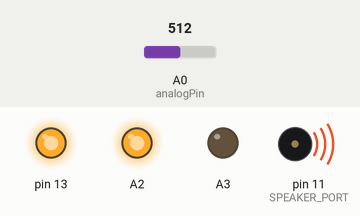
Simulated run of this sketch. Board: Arduino Uno, built with avr-gcc and run on an emulated ATmega328P. Shown: output pins drawn as LEDs (lit = HIGH), buzzer (waves = sounding). Inputs (shaded band) come from the test bench; at power-on: A0 (analogPin) = 512.

Above: at 1.2 s.
1.3 s: A0 (analogPin) set to 214
2.8 s: A0 (analogPin) set to 188
At 3.8 s:
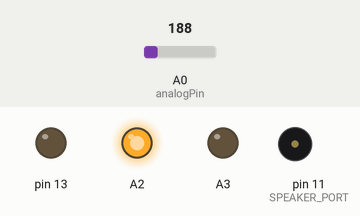
4.3 s: A0 (analogPin) set to 210
At 4.6 s:
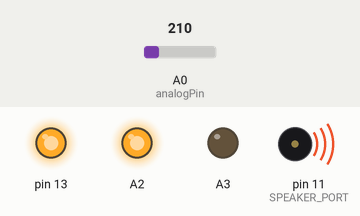
5.8 s: A0 (analogPin) set to 190
At 7.3 s:
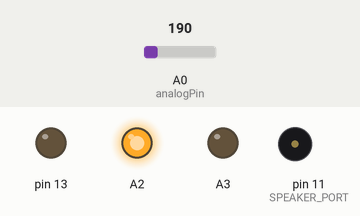
Timing chart, 0 to 8.3 s (numbered marks = the images above; inputs shaded):
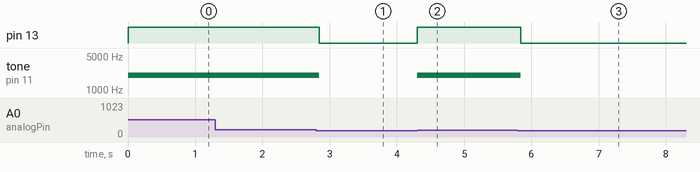

The sketch:

surgicalsystem2.ino
```cpp
#define FREQUENCY 2000
#define SPEAKER_PORT 11

int analogPin = A0;

float impedance = 0;
boolean filterBuffer[30];
boolean beep = false;

void setup()
{
  //Serial debug
  //Serial.begin(9600);

  //output pins
  pinMode(13, OUTPUT);
  pinMode(SPEAKER_PORT, OUTPUT);

  //input pins and refrence pins for impedance
  pinMode(A3, OUTPUT);
  pinMode(A2, OUTPUT);
  pinMode(A0, INPUT);
  pinMode(A4, INPUT);

  //set refrence pins
  digitalWrite(A3, LOW);
  digitalWrite(A2, HIGH);

  for(int i = 0; i < 30; i++){
    filterBuffer[i] = false;
  }
}

void loop()
{
  beep = false;
  if(analogRead(analogPin) > 200) {
    filterBuffer[0] = true;
  } else {
    filterBuffer[0] = false;
  }
  for(int i = 9; i > 0; i--) {
    filterBuffer[i] = filterBuffer[i - 1];
    if(filterBuffer[i-1]) beep = true;
  }
  if (beep) {
   tone(SPEAKER_PORT, FREQUENCY);
    PORTB |= B00100000;
    delay(5);
  } else {
  noTone(SPEAKER_PORT);
  PORTB &= B00000000;
  }
}
```

Measured:
- the behaviour switches between 201 and 200 on A0 (analogPin) (found by bisection; images 0 and 1)
- after the input at 1.3 s, every drawn part: stays the same
- after the input at 2.8 s, pin 13: HIGH → LOW at once; tone on pin 11 (SPEAKER_PORT): 2000 Hz → silent at once
- after the input at 4.3 s, pin 13: LOW → HIGH at once; tone on pin 11 (SPEAKER_PORT): silent → 2000 Hz at once
- after the input at 5.8 s, pin 13: HIGH → LOW at once; tone on pin 11 (SPEAKER_PORT): 2000 Hz → silent at once
